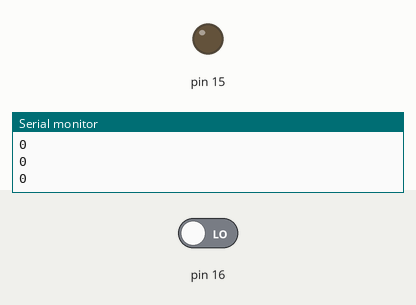
Bench run of a sketch on a simulated Arduino Uno, built with avr-gcc and run on an emulated ATmega328P. On the bench: output pins drawn as LEDs (lit = HIGH), the last lines printed to the serial monitor. Inputs (shaded band) come from the test bench; at power-on: pin 16 LOW.

Above: at 1.2 s.
1.3 s: pin 16 driven HIGH
At 1.7 s:
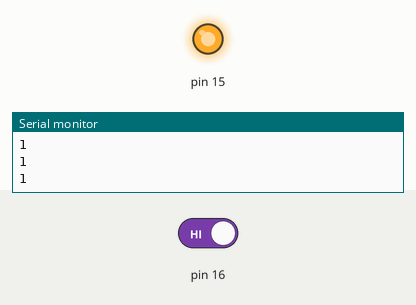
2.8 s: pin 16 driven LOW
At 4.1 s:
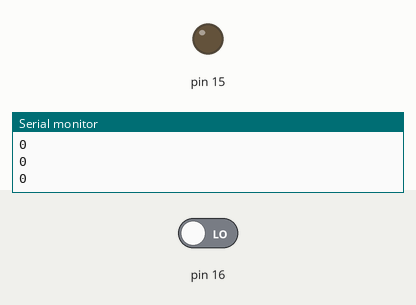
Timing chart, 0 to 5.8 s (numbered marks = the images above; inputs shaded):
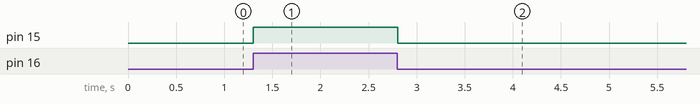

Measured:
- after the input at 1.3 s, pin 15: LOW → HIGH at once
- after the input at 2.8 s, pin 15: HIGH → LOW at once

The sketch:

04_button.ino
```cpp
void setup() {
  // put your setup code here, to run once:
  pinMode(16, INPUT);
  pinMode(15, OUTPUT);
  Serial.begin(115200);
}

void loop() {
  // put your main code here, to run repeatedly:
  Serial.println(digitalRead(16));
  if (digitalRead(16) == 1) digitalWrite(15, HIGH);
  else digitalWrite(15, LOW);
  delay(100);
}
```
